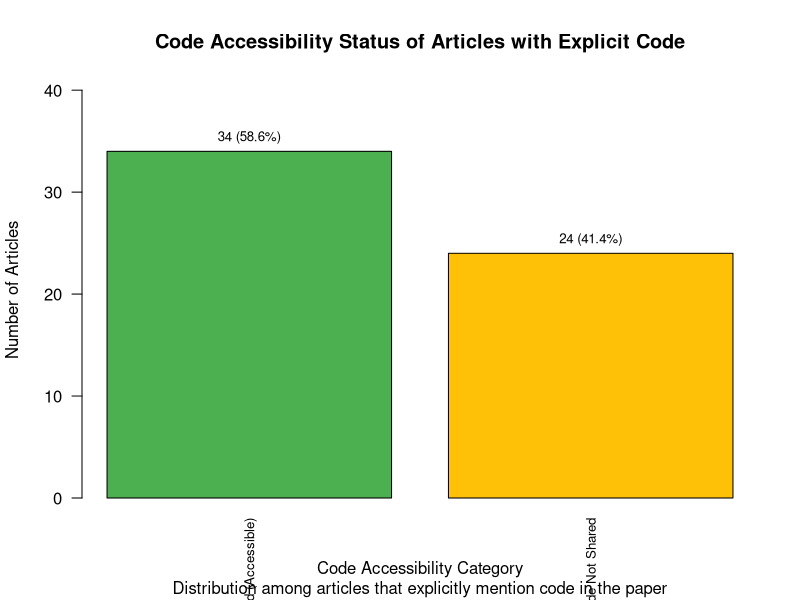
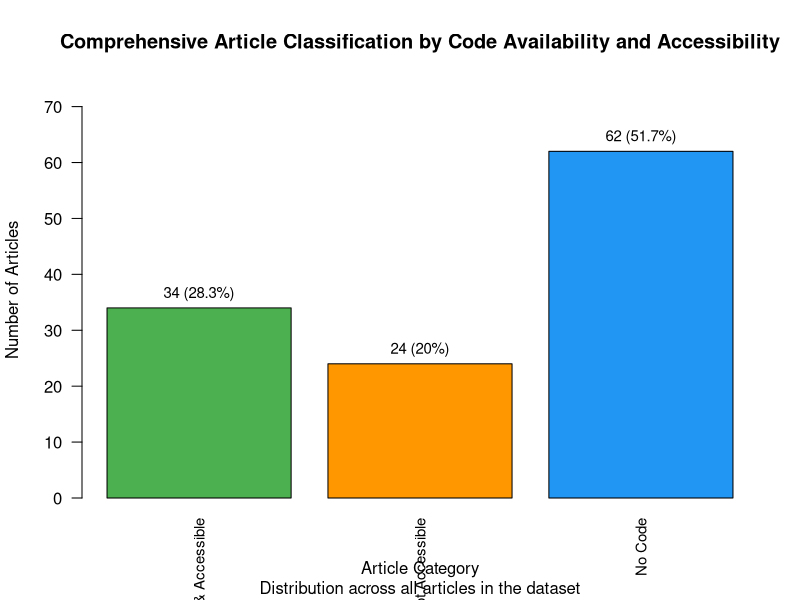
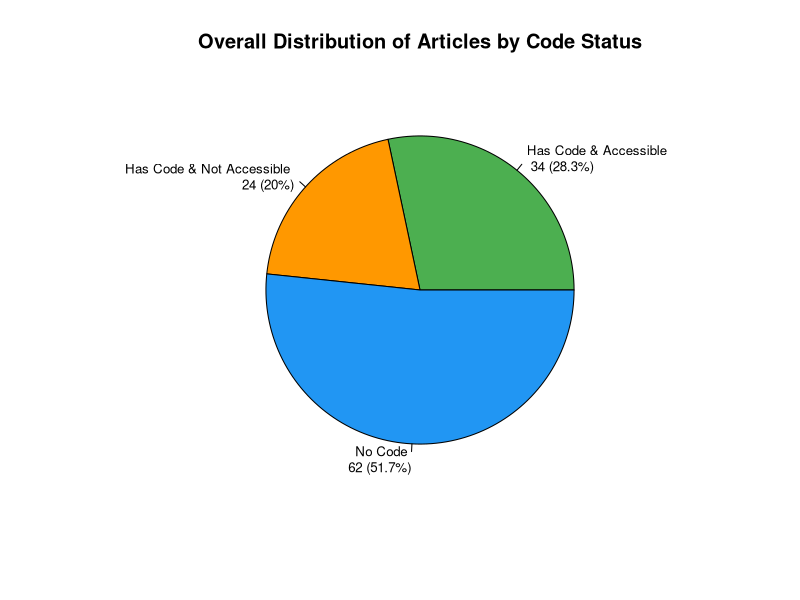

Write R code to recreate these figures, in order.
## ---- chunk 1
knitr::opts_chunk$set(echo = TRUE)
## ---- chunk 2
# Code Accessibility Analysis
# This script analyzes code availability and accessibility across all articles
# Similar to data accessibility analysis but focused on code

library(dplyr)
library(ggplot2)

# Load the data
data <- read.csv("data.csv")

# Calculate the percentage of articles with code that make it accessible
percentage_code_accessible <- data %>%
  # Filter for articles that explicitly have code mentioned in the paper
  filter(Is.code.explicitly.mentioned.in.the.paper. == "Yes") %>%
  # Now, from this subset, count those that also share code
  mutate(
    code_shared_and_accessible = ifelse(
      Is.the.code.shared. %in% c("Partially", "Fully"),
      1,
      0
    )
  ) %>%
  # Summarize to get the counts and calculate percentage
  summarise(
    total_articles_with_code = n(),
    articles_with_accessible_code = sum(code_shared_and_accessible, na.rm = TRUE)
  ) %>%
  # Calculate the percentage
  mutate(
    percentage = (
      articles_with_accessible_code / total_articles_with_code
    ) * 100
  )

# Print the result
print(percentage_code_accessible)

# --- Calculate comprehensive percentages for all categories ---
comprehensive_code_stats <- data %>%
  mutate(
    # Categorize all articles into three main groups
    article_category = case_when(
      # Articles with no code
      Is.code.explicitly.mentioned.in.the.paper. == "No" ~ "No Code",
      # Articles with code that is accessible (shared)
      Is.code.explicitly.mentioned.in.the.paper. == "Yes" & 
        Is.the.code.shared. %in% c("Partially", "Fully") ~ "Has Code & Accessible",
      # Articles with code that is not accessible
      Is.code.explicitly.mentioned.in.the.paper. == "Yes" & 
        Is.the.code.shared. == "No" ~ "Has Code & Not Accessible",
      # Articles with code but sharing status unknown
      Is.code.explicitly.mentioned.in.the.paper. == "Yes" & 
        is.na(Is.the.code.shared.) ~ "Has Code & Status Unknown",
      # Handle any other cases
      TRUE ~ "Other/Unknown"
    )
  ) %>%
  # Calculate counts and percentages for each category
  group_by(article_category) %>%
  summarise(count = n()) %>%
  ungroup() %>%
  mutate(
    total_articles = sum(count),
    percentage = (count / total_articles) * 100,
    label = paste0(count, " (", round(percentage, 1), "%)")
  )

# Print comprehensive statistics
cat("=== COMPREHENSIVE CODE STATISTICS ===\n")
print(comprehensive_code_stats)

# Extract specific percentages for easy reference
pct_no_code <- comprehensive_code_stats %>% 
  filter(article_category == "No Code") %>% 
  pull(percentage)

pct_has_code_accessible <- comprehensive_code_stats %>% 
  filter(article_category == "Has Code & Accessible") %>% 
  pull(percentage)

pct_has_code_not_accessible <- comprehensive_code_stats %>% 
  filter(article_category == "Has Code & Not Accessible") %>% 
  pull(percentage)

cat("\n=== KEY PERCENTAGES ===\n")
cat("Percentage of articles having no code:", round(pct_no_code, 1), "%\n")
cat("Percentage of articles having code and making it accessible:", round(pct_has_code_accessible, 1), "%\n")
cat("Percentage of articles having code and not making it accessible:", round(pct_has_code_not_accessible, 1), "%\n")

# --- Data Preparation for Bar Chart (Articles with Code Only) ---
plot_data <- data %>%
  filter(Is.code.explicitly.mentioned.in.the.paper. == "Yes") %>%
  mutate(
    Code_Accessibility_Category = case_when(
      Is.the.code.shared. %in% c("Partially", "Fully") ~ "Code Shared (Accessible)",
      Is.the.code.shared. == "No" ~ "Code Not Shared",
      is.na(Is.the.code.shared.) ~ "Code Sharing Status Unknown",
      TRUE ~ "Other/Unexpected Status"
    )
  ) %>%
  group_by(Code_Accessibility_Category) %>%
  summarise(Count = n()) %>%
  ungroup() %>%
  mutate(
    Total_Articles = sum(Count),
    Percentage = (Count / Total_Articles) * 100,
    Label = paste0(Count, " (", round(Percentage, 1), "%)")
  ) %>%
  arrange(
    factor(
      Code_Accessibility_Category,
      levels = c(
        "Code Shared (Accessible)",
        "Code Not Shared",
        "Code Sharing Status Unknown",
        "Other/Unexpected Status"
      )
    )
  )

# --- Create Bar Chart for Articles with Code Only ---
bar_heights <- plot_data$Count
names(bar_heights) <- plot_data$Code_Accessibility_Category

bar_colors <- c(
  "Code Shared (Accessible)" = "#4CAF50",      # Green
  "Code Not Shared" = "#FFC107",               # Amber
  "Code Sharing Status Unknown" = "#9E9E9E",   # Grey
  "Other/Unexpected Status" = "#F44336"        # Red
)

ordered_colors <- bar_colors[names(bar_heights)]

bar_midpoints <- barplot(
  bar_heights,
  main = "Code Accessibility Status of Articles with Explicit Code",
  xlab = "Code Accessibility Category",
  ylab = "Number of Articles",
  col = ordered_colors,
  ylim = c(0, max(bar_heights) * 1.2),
  cex.names = 0.8,
  las = 2
)

text(
  x = bar_midpoints,
  y = bar_heights,
  labels = plot_data$Label,
  pos = 3,
  cex = 0.8
)

title(sub = "Distribution among articles that explicitly mention code in the paper")

# --- Create Comprehensive Bar Chart for All Articles ---
# Prepare data for the comprehensive chart
comprehensive_plot_data <- comprehensive_code_stats %>%
  filter(article_category %in% c("No Code", "Has Code & Accessible", "Has Code & Not Accessible")) %>%
  arrange(factor(article_category, levels = c("Has Code & Accessible", "Has Code & Not Accessible", "No Code")))

# Create bar chart for all articles
comp_bar_heights <- comprehensive_plot_data$count
names(comp_bar_heights) <- comprehensive_plot_data$article_category

# Define colors for comprehensive chart
comp_bar_colors <- c(
  "Has Code & Accessible" = "#4CAF50",        # Green
  "Has Code & Not Accessible" = "#FF9800",    # Orange
  "No Code" = "#2196F3"                       # Blue
)

comp_ordered_colors <- comp_bar_colors[names(comp_bar_heights)]

comp_bar_midpoints <- barplot(
  comp_bar_heights,
  main = "Comprehensive Article Classification by Code Availability and Accessibility",
  xlab = "Article Category",
  ylab = "Number of Articles",
  col = comp_ordered_colors,
  ylim = c(0, max(comp_bar_heights) * 1.2),
  cex.names = 0.9,
  las = 2
)

# Add labels on bars
text(
  x = comp_bar_midpoints,
  y = comp_bar_heights,
  labels = comprehensive_plot_data$label,
  pos = 3,
  cex = 0.9
)

title(sub = "Distribution across all articles in the dataset")

# --- Create a Pie Chart for Overall Distribution ---
pie(
  comp_bar_heights,
  labels = paste(names(comp_bar_heights), "\n", comprehensive_plot_data$label),
  col = comp_ordered_colors,
  main = "Overall Distribution of Articles by Code Status",
  cex = 0.8
)

# --- Additional Analysis: Code Quality Metrics (for accessible code) ---
code_quality_analysis <- data %>%
  filter(Is.code.explicitly.mentioned.in.the.paper. == "Yes" & 
         Is.the.code.shared. %in% c("Partially", "Fully")) %>%
  select(
    Documentation.quality,
    Executability,
    Transparency
  ) %>%
  # Convert to long format for analysis
  tidyr::pivot_longer(
    cols = everything(),
    names_to = "Quality_Metric",
    values_to = "Rating"
  ) %>%
  filter(!is.na(Rating)) %>%
  group_by(Quality_Metric, Rating) %>%
  summarise(count = n(), .groups = "drop") %>%
  group_by(Quality_Metric) %>%
  mutate(
    total = sum(count),
    percentage = (count / total) * 100
  )

cat("\n=== CODE QUALITY ANALYSIS (for accessible code) ===\n")
print(code_quality_analysis)

# --- Summary Statistics Table ---
summary_stats <- data.frame(
  Category = c(
    "Total Articles",
    "Articles with Code Mentioned",
    "Articles with Accessible Code",
    "Articles with Non-Accessible Code",
    "Articles with No Code"
  ),
  Count = c(
    nrow(data),
    sum(data$Is.code.explicitly.mentioned.in.the.paper. == "Yes", na.rm = TRUE),
    sum(data$Is.code.explicitly.mentioned.in.the.paper. == "Yes" & 
        data$Is.the.code.shared. %in% c("Partially", "Fully"), na.rm = TRUE),
    sum(data$Is.code.explicitly.mentioned.in.the.paper. == "Yes" & 
        data$Is.the.code.shared. == "No", na.rm = TRUE),
    sum(data$Is.code.explicitly.mentioned.in.the.paper. == "No", na.rm = TRUE)
  )
) %>%
  mutate(
    Percentage = round((Count / nrow(data)) * 100, 1)
  )

cat("\n=== SUMMARY STATISTICS TABLE ===\n")
print(summary_stats)
